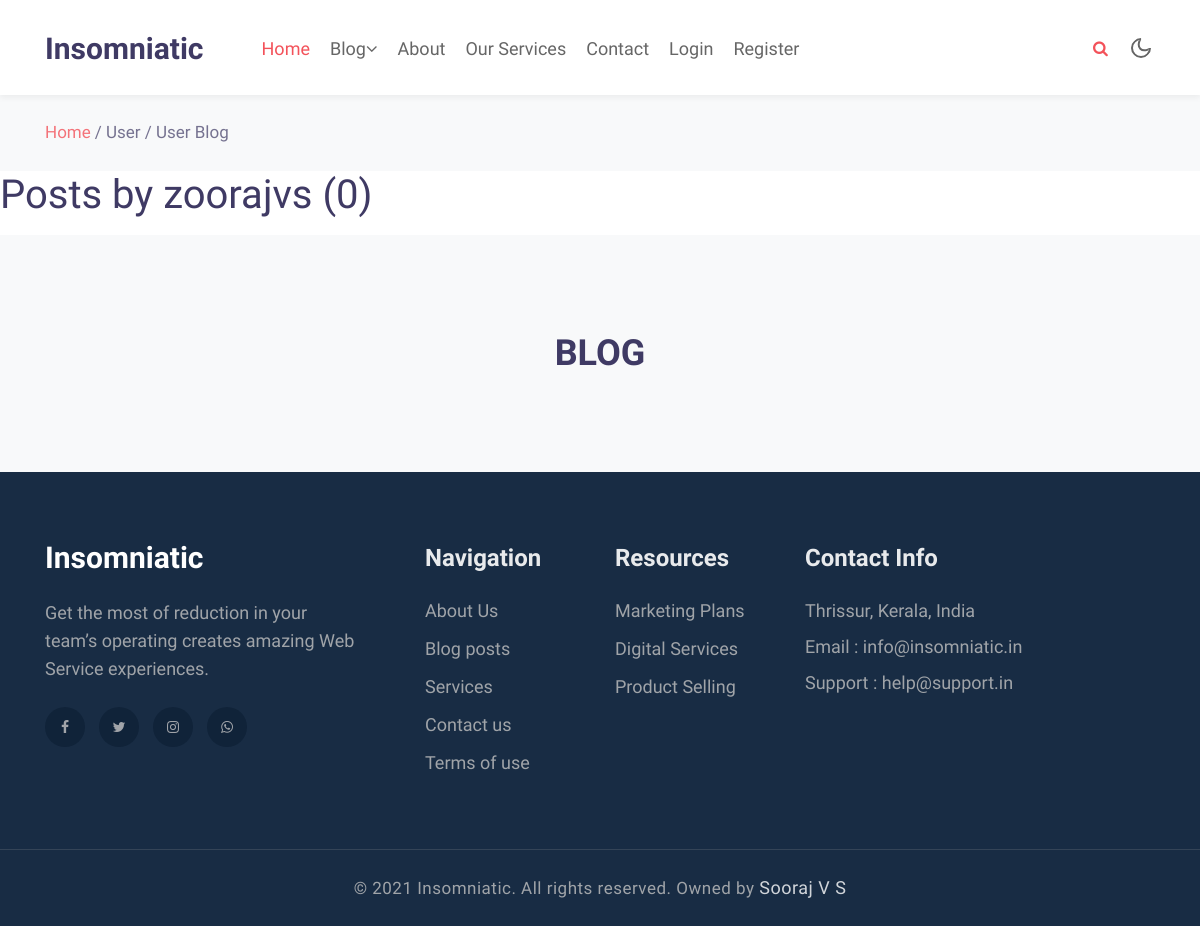
The app's page /blog/user/zoorajvs, older data.
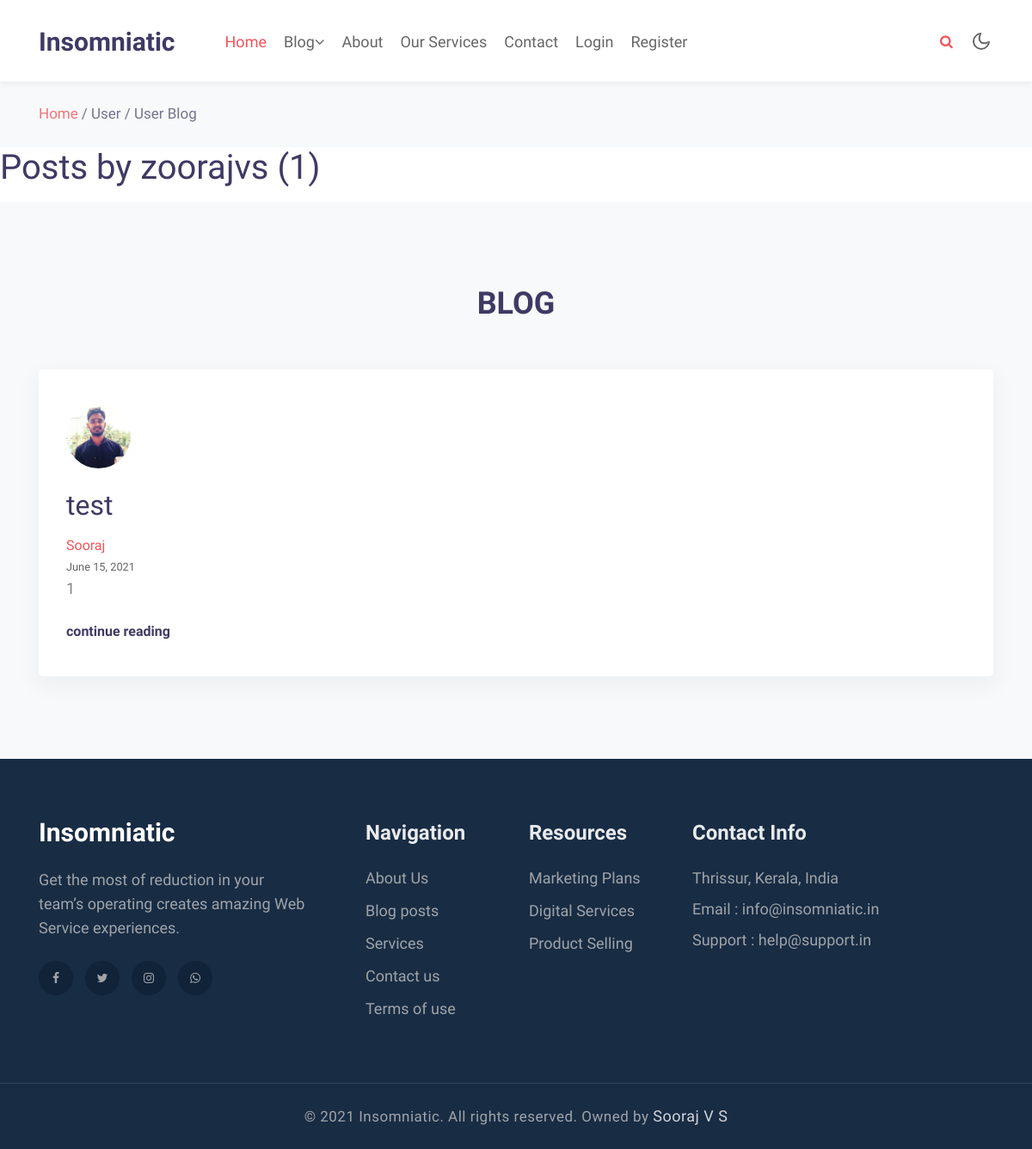
The same page, newer data.
### blog/models.py (models this page shows, shortened)
class Post(models.Model):
    post_title = models.CharField(max_length=100)
    content = models.TextField()
    content_1 = models.TextField(null=True)
    date_posted = models.DateField(default=timezone.now)
    author = models.ForeignKey(User, on_delete=models.CASCADE)
    Related_to = (
        ('Technology/IT', 'Technology/IT'),
        ('Technology/Electronics', 'Technology/Electronics'),
        ('Technology/Space', 'Technology/Space'),
        ('Technology/Others', 'Technology/Others'),
    )
    type = models.CharField(max_length=25, choices=Related_to, default='Technology/Others')

### users/models.py (models this page shows, shortened)
class Profile(models.Model):
    user = models.OneToOneField(User, on_delete=models.CASCADE)
    image = models.ImageField(default='default.jpg', upload_to='profile_pics')

### blog/views.py (the view)
# urls.py: path('user/<str:username>', UserPostListView.as_view(),name='user-posts'),
class UserPostListView(ListView):
    model = Post
    template_name = 'blog/user_posts.html'  # <app>/<model>_<viewtype>.html
    context_object_name = 'posts'
    extra_context = {'title': 'User / User Blog'}
    ordering = ['-date_posted']
    paginate_by = 2
    def get_queryset(self):
        user = get_object_or_404(User , username=self.kwargs.get('username'))
        return Post.objects.filter(author=user).order_by('-date_posted')

### blog/templates/blog/user_posts.html (shortened to what this page needs)
{% extends 'basic/base.html' %}
{% load static %}
{% block content %}
<h1 class="mb-3">Posts by {{ view.kwargs.username }} ({{ page_obj.paginator.count }})</h1>
<section class="w3l-services-block-3 py-5" id="services">
    <div class="features-main py-lg-5 py-md-3">
        <div class="container">
            <div class="header-section text-center mx-auto">
                <h3 class="title-big">BLOG</h3>
            </div>
            {% for post in posts %}
            <div class="row features mt-lg-4">
               <div class="col-lg-12 col-md-6 feature-grid">
                    <a href="{% url 'post-detail' post.id %}">
                        <div class="feature-body service2">
                            <div class="feature-img">
                                <img width="75" height="75" class="rounded-circle article-img" src="{{ post.author.profile.image.url }}">
                            </div>
                            <div class="feature-info mt-4">
                                <h2 class="feature-titel mb-3"> {{post.post_title}} </h2>
                                <a href="{% url 'user-posts' post.author.username %}" >{{ post.author.first_name }}</a> <br>
                                <small>{{ post.date_posted|date:"F d, Y" }}</small>
                                <p class="feature-text">{{post.content}}
                                </p>
                                <a href="{% url 'post-detail' post.id %}" class="read mt-4 d-block">continue reading</a>
                            </div>
                        </div>
                    </a>
                </div>
            </div>
            {% endfor %}
        </div>
    </div>
</section>
{% endblock content %}

Row changes from the older to the newer data that the page shows:
added Post: author.profile.image (picture), post_title "test", author.first_name "Sooraj", date_posted "June 15, 2021", content "1"
Text that changed along with them:
{{ page_obj.paginator.count }}: "0" → "1"
